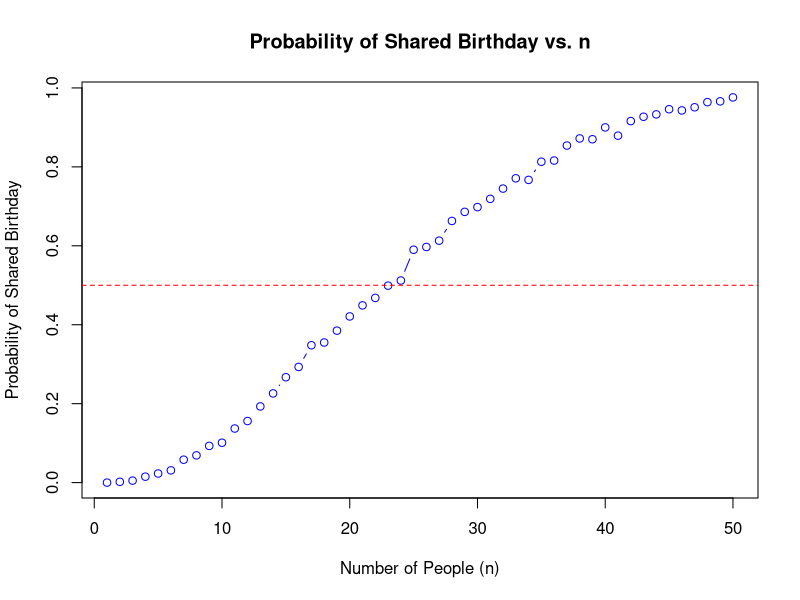

This figure's R source:
#Q1 part a
# Define the total number of coins
gold <- rep("gold", 20)
silver <- rep("silver", 30)
bronze <- rep("bronze", 50)

coins <- c(gold, silver, bronze)

# Sample 10 coins randomly without replacement
sample_space <- sample(coins, 10, replace = FALSE)

# Print the sampled coins
print(sample_space)

#Q2
simulate_birthday_probability <- function(n, simulations = 1000) {
  matches <- 0
  for (i in 1:simulations) {
    birthdays <- sample(1:365, n, replace = TRUE)
    if (any(duplicated(birthdays))) {
      matches <- matches + 1
    }
  }
  prob <- matches / simulations
  return(prob)
}

n_values <- 1:50  # Test n from 1 to 50
probabilities <- sapply(n_values, simulate_birthday_probability)

plot(n_values, probabilities, type = "b", col = "blue",
     xlab = "Number of People (n)", ylab = "Probability of Shared Birthday",
     main = "Probability of Shared Birthday vs. n")

abline(h = 0.5, col = "red", lty = 2)  # Add line for p = 0.5

#part b
simulate_birthday_probability <- function(n, simulations = 1000) {
  matches <- 0
  for (i in 1:simulations) {
    birthdays <- sample(1:365, n, replace = TRUE)
    if (any(duplicated(birthdays))) {
      matches <- matches + 1
    }
  }
  prob <- matches / simulations
  return(prob)
}

n_values <- 1:50  # Test n from 1 to 50
probabilities <- sapply(n_values, simulate_birthday_probability)

n_threshold <- min(n_values[probabilities > 0.5])

cat("The smallest number of n for which the probability of a shared birthday exceeds 0.5 is:", n_threshold, "\n")


